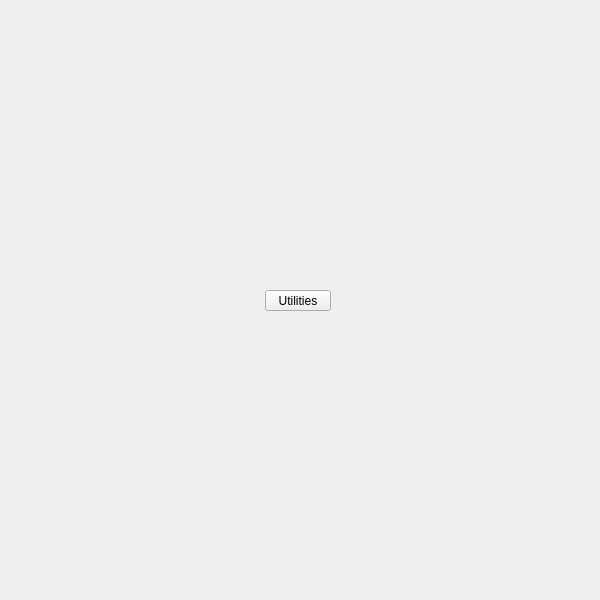
<?xml version="1.0" encoding="UTF-8"?>
<ui version="4.0">
 <class>QtUi</class>
 <widget class="QMainWindow" name="QtUi">
  <property name="enabled">
   <bool>true</bool>
  </property>
  <property name="geometry">
   <rect>
    <x>0</x>
    <y>0</y>
    <width>600</width>
    <height>600</height>
   </rect>
  </property>
  <property name="sizePolicy">
   <sizepolicy hsizetype="Ignored" vsizetype="Ignored">
    <horstretch>0</horstretch>
    <verstretch>0</verstretch>
   </sizepolicy>
  </property>
  <property name="minimumSize">
   <size>
    <width>0</width>
    <height>0</height>
   </size>
  </property>
  <property name="maximumSize">
   <size>
    <width>600</width>
    <height>600</height>
   </size>
  </property>
  <property name="cursor">
   <cursorShape>ArrowCursor</cursorShape>
  </property>
  <property name="windowTitle">
   <string>Toolkit</string>
  </property>
  <property name="whatsThis">
   <string>main</string>
  </property>
  <property name="toolButtonStyle">
   <enum>Qt::ToolButtonIconOnly</enum>
  </property>
  <property name="tabShape">
   <enum>QTabWidget::Triangular</enum>
  </property>
  <property name="dockNestingEnabled">
   <bool>true</bool>
  </property>
  <property name="dockOptions">
   <set>QMainWindow::AllowNestedDocks|QMainWindow::AllowTabbedDocks|QMainWindow::AnimatedDocks|QMainWindow::ForceTabbedDocks</set>
  </property>
  <widget class="QWidget" name="main_widget">
   <property name="sizePolicy">
    <sizepolicy hsizetype="Ignored" vsizetype="Ignored">
     <horstretch>0</horstretch>
     <verstretch>0</verstretch>
    </sizepolicy>
   </property>
   <widget class="QPushButton" name="i020">
    <property name="geometry">
     <rect>
      <x>265</x>
      <y>290</y>
      <width>66</width>
      <height>21</height>
     </rect>
    </property>
    <property name="minimumSize">
     <size>
      <width>0</width>
      <height>21</height>
     </size>
    </property>
    <property name="maximumSize">
     <size>
      <width>16777215</width>
      <height>21</height>
     </size>
    </property>
    <property name="cursor">
     <cursorShape>IBeamCursor</cursorShape>
    </property>
    <property name="whatsThis">
     <string>utilities</string>
    </property>
    <property name="text">
     <string>Utilities</string>
    </property>
   </widget>
  </widget>
 </widget>
 <resources/>
 <connections/>
 <designerdata>
  <property name="gridDeltaX">
   <number>5</number>
  </property>
  <property name="gridDeltaY">
   <number>10</number>
  </property>
  <property name="gridSnapX">
   <bool>true</bool>
  </property>
  <property name="gridSnapY">
   <bool>true</bool>
  </property>
  <property name="gridVisible">
   <bool>true</bool>
  </property>
 </designerdata>
</ui>
